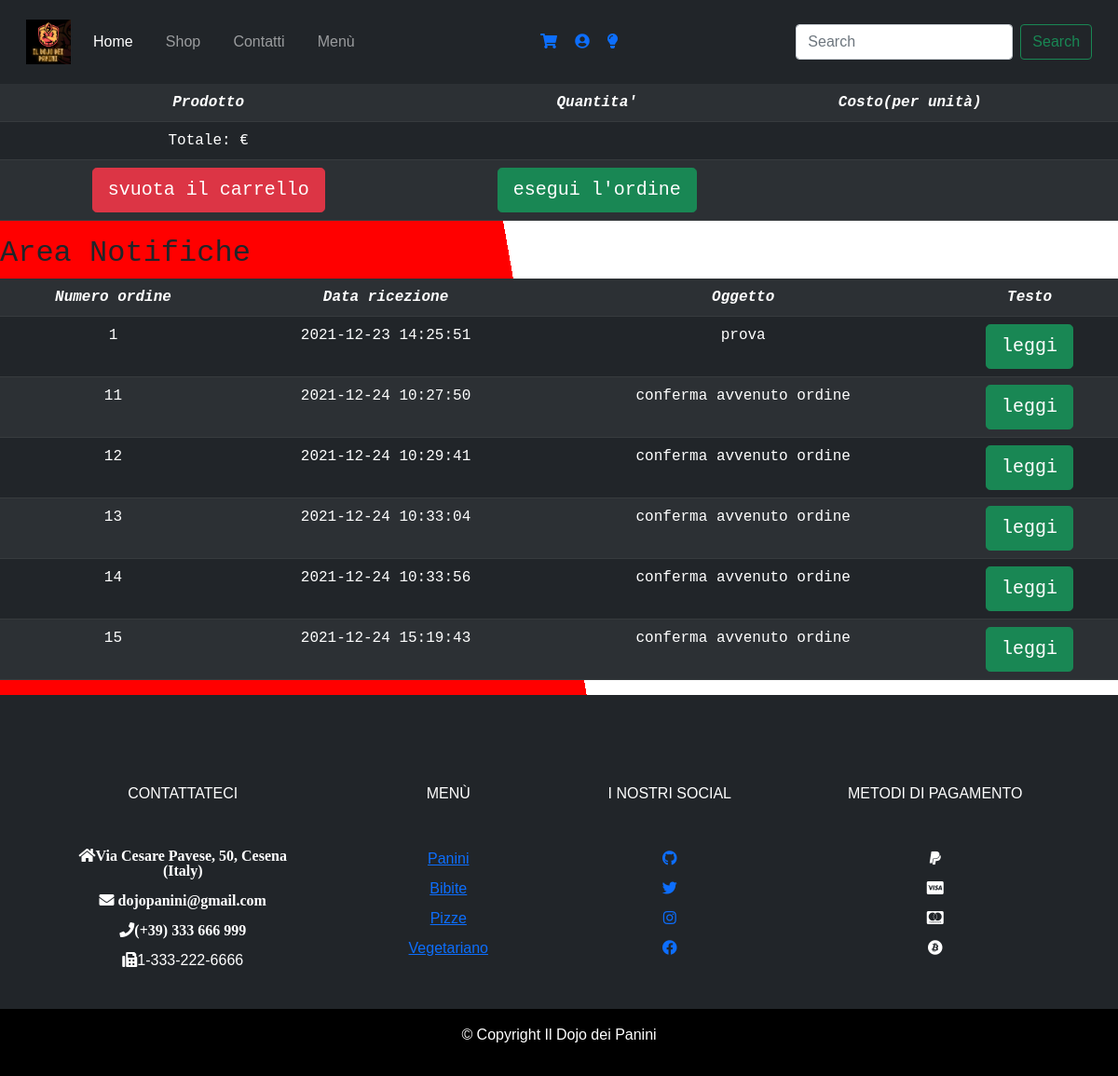
The page /php/carrello.php (signed in) on the database its author committed.
### tables this page shows
CREATE TABLE IF NOT EXISTS `notifiche` (
  `codice_notifica` int(8) NOT NULL,
  `oggetto` varchar(50) NOT NULL,
  `testo` text NOT NULL,
  `codice_ordine` int(8) NOT NULL,
  PRIMARY KEY (`codice_notifica`),
  KEY `codice_ordine` (`codice_ordine`)
);

CREATE TABLE IF NOT EXISTS `ordini` (
  `codice_ordine` int(8) NOT NULL,
  `UserID` int(10) NOT NULL,
  `DataOra` timestamp NOT NULL DEFAULT current_timestamp() ON UPDATE current_timestamp(),
  PRIMARY KEY (`codice_ordine`),
  KEY `UserID` (`UserID`) USING BTREE
);

### php/carrello.php (called while the page is built)
<?php
require_once 'bootstrap.php';
if (isUserLoggedIn()) {
    $templateParams["product"] = $dbh->getShoppingCartProducts($_SESSION["UserID"]);
    $templateParams["titolo"] = "carrello";
    $templateParams["nome"] = "carrello-tmplt.php";
    $templateParams["total"] = $dbh->getShoppingCartTotal($_SESSION["UserID"]);
    $templateParams["notifiche"] = $dbh->getNotificationFromUser($_SESSION["UserID"]);
}
require 'template/base.php';
?>

### php/database.php (called while the page is built, shortened)
<?php
class DatabaseHelper{
    private $db;
    public function __construct($servername, $username, $password, $dbname, $port){
        $this->db = new mysqli($servername, $username, $password, $dbname, $port);
    }
    public function getShoppingCartProducts($userID) {
        $stmt = $this -> db -> prepare("SELECT * FROM carrello AS c, prodotti AS p WHERE p.codice_prodotto = c.cod_prodotto AND c.cod_utente = ?;");
        $stmt->bind_param('i', $userID);
        $stmt->execute();
        $result = $stmt->get_result();
        return $result->fetch_all(MYSQLI_ASSOC);
    }
    public function getShoppingCartTotal($userID) {
        $stmt = $this -> db -> prepare("SELECT SUM(p.prezzo * c.quantita) as totale from carrello as c, prodotti as p where p.codice_prodotto = c.cod_prodotto AND c.cod_utente = ?;");
        $stmt -> bind_param('i', $userID);
        $stmt->execute();
        $result = $stmt->get_result();
        return $result->fetch_all(MYSQLI_ASSOC);
    }
    public function getNotificationFromUser($UserID) {
        $stmt = $this->db->prepare("SELECT n.codice_ordine, n.oggetto, n.testo, o.DataOra FROM users as u, ordini as o, notifiche as n WHERE n.codice_ordine = o.codice_ordine AND o.UserID = ? AND o.UserID = u.UserID");
        $stmt->bind_param("i", $UserID);
        $stmt->execute();
        $result = $stmt->get_result();
        return $result->fetch_all(MYSQLI_ASSOC);
    }
}
?>

### php/bootstrap.php (called while the page is built, shortened)
<?php
require_once("../php/database.php");
$dbh = new DatabaseHelper("localhost", "root", "", "dojo", 3306);
?>

### php/template/carrello-tmplt.php (the view, shortened to what this page needs)
<section class="table-responsive-sm">
    <table class="table table-responsive-sm table-striped table-dark table-hover fw-light text-center font-monospace">
        <tr class="fst-italic">
            <th id="product">Prodotto</th><th id="quantita">Quantita'</th><th id="costo">Costo(per unità)</th><th></th><th></th><th></th>
        </tr>
        <tr>
            <td><?php echo "Totale: "; echo $templateParams["total"][0]["totale"];?>€</td>
            <td></td>
            <td></td>
            <td></td>
            <td></td>
            <td></td>
        </tr>
        <tr>
            <td><a href="svuota_carrello.php"><input type="button" class="btn btn-danger btn-lg" value="svuota il carrello" /></a></td>
            <td><a href="ordine.php"><input type="button" class="btn btn-success btn-lg" value="esegui l'ordine" /></a></td>
            <td></td>
            <td></td>
            <td></td>
            <td></td>
        </tr>
    </table>
</section>
    <head><h2 class="font-monospace">Area Notifiche</h2></head>
    <body class="table">
        <table class="table table-responsive-sm table-striped table-dark table-hover fw-light text-center font-monospace">
            <tr class="fst-italic bg-light">
                <th id="idOrdine">Numero ordine</th><th id="data">Data ricezione</th><th id="oggetto">Oggetto</th><th id="testo">Testo</th>
            <?php foreach($templateParams["notifiche"] as $notifica): ?>            </tr>
            <tr class="text-lowercase">
                 <td id="<?php echo $notifica["codice_ordine"]; ?>"><?php echo $notifica["codice_ordine"]; ?></td>
                 <td id="<?php echo $notifica["DataOra"]; ?>"><?php echo $notifica["DataOra"]; ?></td>
                 <td id="<?php echo $notifica["oggetto"]; ?>"><?php echo $notifica["oggetto"]; ?></td>
                 <td><a href="articolo-completo.php?id=<?php echo $notifica["testo"]; ?>"><input type="button" class="btn btn-success btn-lg" value="leggi" /></a></td>
            <?php endforeach;?>
            </tr>
        </table>
    </body>

### css/base_style.css (style rules this page uses)
body { background: linear-gradient(-100deg, white 50%, red 50%); font-family: century-gothic, sans-serif; font-weight: 400; font-style: normal; }

### rows shown on the page
notifiche: codice_ordine "1", codice_ordine.DataOra "2021-12-23 14:25:51", oggetto "prova"
notifiche: codice_ordine "11", codice_ordine.DataOra "2021-12-24 10:27:50", oggetto "conferma avvenuto ordine"
notifiche: codice_ordine "12", codice_ordine.DataOra "2021-12-24 10:29:41", oggetto "conferma avvenuto ordine"
notifiche: codice_ordine "13", codice_ordine.DataOra "2021-12-24 10:33:04", oggetto "conferma avvenuto ordine"
notifiche: codice_ordine "14", codice_ordine.DataOra "2021-12-24 10:33:56", oggetto "conferma avvenuto ordine"
notifiche: codice_ordine "15", codice_ordine.DataOra "2021-12-24 15:19:43", oggetto "conferma avvenuto ordine"
